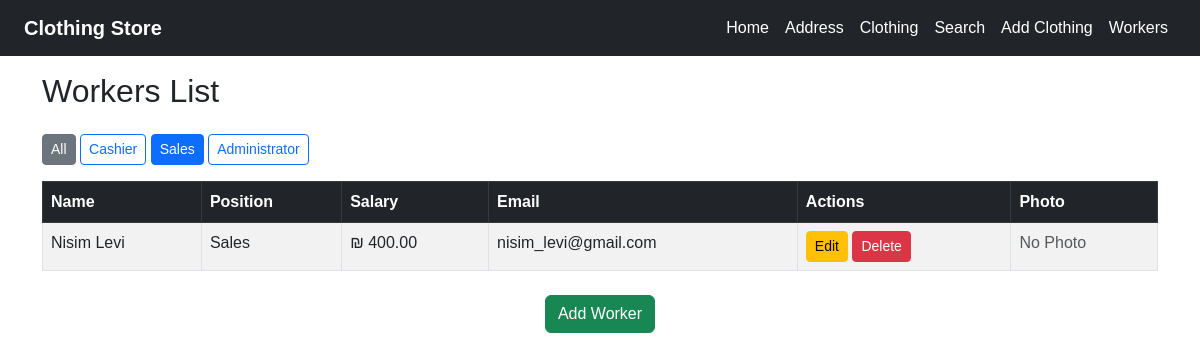
Page /workers/?position=2 on the earlier database version.
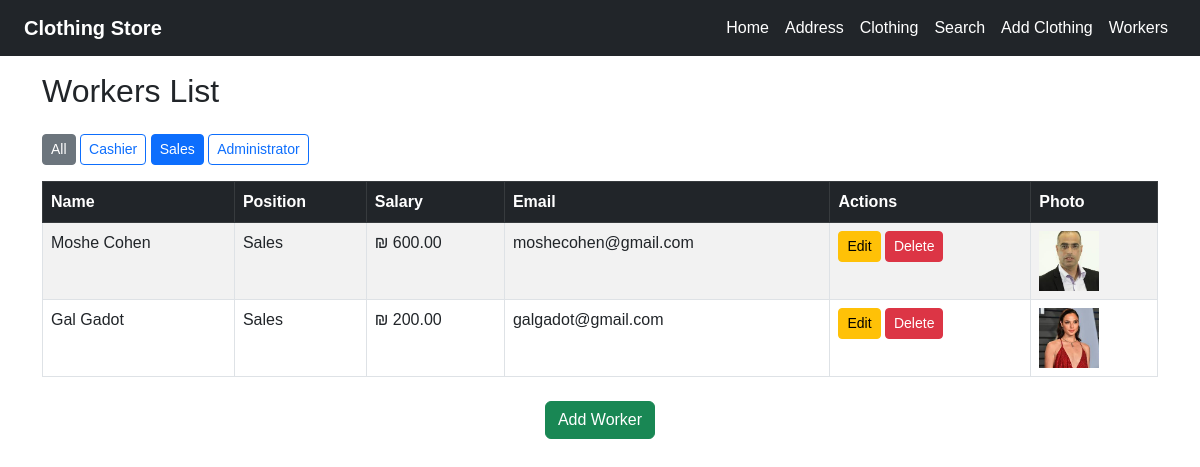
Same page on the later database version.
### workers/models.py (models this page shows, shortened)
class PositionModel(models.Model):
    name = models.CharField(max_length=100)

class WorkerModel(models.Model):
    name = models.CharField(max_length=100)
    salary = models.DecimalField(max_digits=8, decimal_places=2, validators=[MinValueValidator(0), MaxValueValidator(1000)])
    email = models.EmailField()
    position = models.ForeignKey(PositionModel, on_delete=models.CASCADE,related_name='workers')
    photo = models.ImageField(upload_to='workers_photos/', null=True, blank=True)

### workers/views.py (the view)
# urls.py: path('', views.worker_list, name='worker_list'),
def worker_list(request):
    position_id=request.GET.get('position')
    if position_id:
        workers=WorkerModel.objects.filter(position_id=position_id)
    else:
        workers=WorkerModel.objects.all()
    positions=PositionModel.objects.all()
    return render(request, 'workers/workers_list.html',{
        'workers':workers,
        'positions':positions,
        'selected_position':int(position_id) if position_id else None
    })

### workers/templates/workers/workers_list.html (shortened to what this page needs)
{% extends 'layout.html'%}
{% block content %}
<div class="container mt-5">
    <h2 class="mb-4">Workers List</h2>
     <div class="mb-3">
        <a href="{% url 'worker_list' %}" class="btn btn-secondary btn-sm {% if not selected_position %}active{% endif %}">All</a>
        {% for pos in positions %}
            <a href="?position={{ pos.id }}" class="btn btn-outline-primary btn-sm {% if selected_position == pos.id %}active{% endif %}">
                {{ pos.name }}
            </a>
        {% endfor %}
    </div>
    <table class="table table-bordered table-striped">
        <thead class="table-dark">
            <tr>
                <th>Name</th>
                <th>Position</th>
                <th>Salary</th>
                <th>Email</th>
                <th>Actions</th>
                <th>Photo</th>
            </tr>
        </thead>
        <tbody>
            {% for worker in workers %}
            <tr>
                <td>{{ worker.name }}</td>
                <td>{{ worker.position.name }}</td>
                <td>₪ {{ worker.salary }}</td>
                <td>{{ worker.email }}</td>
                <td>
                    <a href="{% url 'verify_admin' %}?next={% url 'update_worker' worker.pk %}" class="btn btn-sm btn-warning">Edit</a>
                    <a href="{% url 'verify_admin' %}?next={% url 'delete_worker' worker.pk %}" class="btn btn-sm btn-danger">Delete</a>
                </td>
                <td>
                    {% if worker.photo %}
                        <img src="{{ worker.photo.url }}" alt="{{ worker.name }}" style="width: 60px; height: 60px; object-fit: cover;">
                    {% else %}
                         <span class="text-muted">No Photo</span>
                     {% endif %}
                </td>
            </tr>
            {% empty %}
            <tr>
                <td colspan="6" class="text-center">No workers found.</td>
            </tr>
            {% endfor %}
        </tbody>
    </table>
    <div class="pagination justify-content-center mt-4">
    <a href="{% url 'verify_admin' %}" class="btn btn-success">Add Worker</a>
    </div>
</div>
{% endblock %}

### clothing_website/templates/layout.html (shortened to what this page needs)
{% load static %}
<!DOCTYPE html>
<html lang="en">
<head>
  <link href="https://cdn.jsdelivr.net/npm/bootstrap@5.3.0/dist/css/bootstrap.min.css" rel="stylesheet">
  <link rel="stylesheet" href="{% static 'css/style.css' %}">
</head>
<body class="{% block body_class %}{% endblock %} m-0 p-0">
<nav class="navbar navbar-expand-lg navbar-dark bg-dark px-4"
     style="position: fixed; top: 0; width: 100%; z-index: 1000;">
  <a class="navbar-brand fw-bold text-white" href="{% url 'home' %}">Clothing Store</a>
  <div class="collapse navbar-collapse">
    <ul class="navbar-nav ms-auto">
      <li class="nav-item">
        <a class="nav-link text-white {% if request.path == '/' %}active{% endif %}" href="{% url 'home' %}">Home</a>
      </li>
      <li class="nav-item">
        <a class="nav-link text-white {% if request.path == '/address/' %}active{% endif %}" href="{% url 'address' %}">Address</a>
      </li>
      <li class="nav-item">
        <a class="nav-link text-white {% if request.path == '/clothing/' %}active{% endif %}" href="{% url 'product_list' %}">Clothing</a>
      </li>
      <li class="nav-item">
        <a class="nav-link text-white {% if request.path == '/clothing/search/' %}active{% endif %}" href="{% url 'clothing_search' %}">Search</a>
      </li>
      <li class="nav-item">
        <a class="nav-link text-white {% if request.path == '/clothing/add/' %}active{% endif %}" href="{% url 'add_clothing' %}">Add Clothing</a>
      </li>
      <li class="nav-item">
        <a class="nav-link text-white {% if request.path == '/workers/' %}active{% endif %}" href="{% url 'worker_list' %}">Workers</a>
      </li>
    </ul>
  </div>
</nav>
<main class="container-fluid p-4" style="padding-top: 80px;">
  {% block content %}{% endblock %}
</main>
</body>
</html>

### clothing_website/static/css/style.css (style rules this page uses)
* { margin: 0; padding: 0; box-sizing: border-box; }
body { font-family: Arial, sans-serif; }

Differences in the rows shown:
removed WorkerModel: name "Nisim Levi", position.name "Sales", salary "400.00", email "nisim_levi@gmail.com", shows "No Photo"
added WorkerModel: name "Moshe Cohen", position.name "Sales", salary "600.00", email "moshecohen@gmail.com", photo (picture)
added WorkerModel: name "Gal Gadot", position.name "Sales", salary "200.00", email "galgadot@gmail.com", photo (picture)
